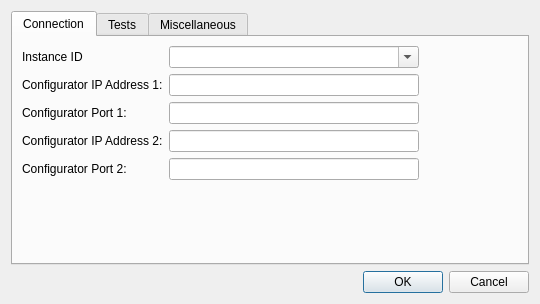
<?xml version="1.0" encoding="UTF-8"?>
<ui version="4.0">
 <class>TestSuiteDialogSettings</class>
 <widget class="QDialog" name="TestSuiteDialogSettings">
  <property name="geometry">
   <rect>
    <x>0</x>
    <y>0</y>
    <width>540</width>
    <height>304</height>
   </rect>
  </property>
  <property name="windowTitle">
   <string>Settings</string>
  </property>
  <layout class="QGridLayout" name="gridLayout">
   <item row="0" column="0" colspan="2">
    <widget class="QTabWidget" name="tabWidget">
     <property name="currentIndex">
      <number>0</number>
     </property>
     <widget class="QWidget" name="tab">
      <attribute name="title">
       <string>Connection</string>
      </attribute>
      <layout class="QGridLayout" name="gridLayout_2">
       <item row="0" column="0">
        <widget class="QLabel" name="label">
         <property name="text">
          <string>Instance ID</string>
         </property>
        </widget>
       </item>
       <item row="0" column="1">
        <widget class="QComboBox" name="m_instanceCombo">
         <property name="minimumSize">
          <size>
           <width>250</width>
           <height>0</height>
          </size>
         </property>
         <property name="editable">
          <bool>true</bool>
         </property>
         <property name="duplicatesEnabled">
          <bool>true</bool>
         </property>
        </widget>
       </item>
       <item row="0" column="2">
        <spacer name="horizontalSpacer_2">
         <property name="orientation">
          <enum>Qt::Horizontal</enum>
         </property>
         <property name="sizeHint" stdset="0">
          <size>
           <width>171</width>
           <height>20</height>
          </size>
         </property>
        </spacer>
       </item>
       <item row="1" column="0">
        <widget class="QLabel" name="label_2">
         <property name="text">
          <string>Configurator IP Address 1:</string>
         </property>
        </widget>
       </item>
       <item row="1" column="1">
        <widget class="QLineEdit" name="m_IP1"/>
       </item>
       <item row="2" column="0">
        <widget class="QLabel" name="label_3">
         <property name="text">
          <string>Configurator Port 1:</string>
         </property>
        </widget>
       </item>
       <item row="2" column="1">
        <widget class="QLineEdit" name="m_port1"/>
       </item>
       <item row="3" column="0">
        <widget class="QLabel" name="label_4">
         <property name="text">
          <string>Configurator IP Address 2:</string>
         </property>
        </widget>
       </item>
       <item row="3" column="1">
        <widget class="QLineEdit" name="m_IP2"/>
       </item>
       <item row="4" column="0">
        <widget class="QLabel" name="label_5">
         <property name="text">
          <string>Configurator Port 2:</string>
         </property>
        </widget>
       </item>
       <item row="4" column="1">
        <widget class="QLineEdit" name="m_port2"/>
       </item>
       <item row="5" column="1">
        <spacer name="verticalSpacer">
         <property name="orientation">
          <enum>Qt::Vertical</enum>
         </property>
         <property name="sizeHint" stdset="0">
          <size>
           <width>20</width>
           <height>65</height>
          </size>
         </property>
        </spacer>
       </item>
      </layout>
     </widget>
     <widget class="QWidget" name="tab_2">
      <attribute name="title">
       <string>Tests</string>
      </attribute>
      <widget class="QPushButton" name="loadSciptsPathBrowse">
       <property name="geometry">
        <rect>
         <x>280</x>
         <y>40</y>
         <width>75</width>
         <height>24</height>
        </rect>
       </property>
       <property name="text">
        <string>Browse...</string>
       </property>
      </widget>
      <widget class="QLineEdit" name="loadSciptsPath">
       <property name="geometry">
        <rect>
         <x>10</x>
         <y>40</y>
         <width>261</width>
         <height>22</height>
        </rect>
       </property>
      </widget>
      <widget class="QCheckBox" name="loadSciptsPathCheck">
       <property name="geometry">
        <rect>
         <x>10</x>
         <y>10</y>
         <width>241</width>
         <height>20</height>
        </rect>
       </property>
       <property name="text">
        <string>Load Test Scripts from directory:</string>
       </property>
      </widget>
     </widget>
     <widget class="QWidget" name="tab_3">
      <attribute name="title">
       <string>Miscellaneous</string>
      </attribute>
      <widget class="QComboBox" name="m_languageCombo">
       <property name="geometry">
        <rect>
         <x>20</x>
         <y>40</y>
         <width>200</width>
         <height>22</height>
        </rect>
       </property>
       <property name="minimumSize">
        <size>
         <width>200</width>
         <height>0</height>
        </size>
       </property>
      </widget>
      <widget class="QLabel" name="label_6">
       <property name="geometry">
        <rect>
         <x>20</x>
         <y>18</y>
         <width>97</width>
         <height>16</height>
        </rect>
       </property>
       <property name="text">
        <string>Language</string>
       </property>
      </widget>
     </widget>
    </widget>
   </item>
   <item row="1" column="0">
    <spacer name="horizontalSpacer">
     <property name="orientation">
      <enum>Qt::Horizontal</enum>
     </property>
     <property name="sizeHint" stdset="0">
      <size>
       <width>361</width>
       <height>20</height>
      </size>
     </property>
    </spacer>
   </item>
   <item row="1" column="1">
    <widget class="QDialogButtonBox" name="buttonBox">
     <property name="orientation">
      <enum>Qt::Horizontal</enum>
     </property>
     <property name="standardButtons">
      <set>QDialogButtonBox::Cancel|QDialogButtonBox::Ok</set>
     </property>
    </widget>
   </item>
  </layout>
 </widget>
 <resources/>
 <connections>
  <connection>
   <sender>buttonBox</sender>
   <signal>accepted()</signal>
   <receiver>TestSuiteDialogSettings</receiver>
   <slot>accept()</slot>
   <hints>
    <hint type="sourcelabel">
     <x>248</x>
     <y>254</y>
    </hint>
    <hint type="destinationlabel">
     <x>157</x>
     <y>274</y>
    </hint>
   </hints>
  </connection>
  <connection>
   <sender>buttonBox</sender>
   <signal>rejected()</signal>
   <receiver>TestSuiteDialogSettings</receiver>
   <slot>reject()</slot>
   <hints>
    <hint type="sourcelabel">
     <x>316</x>
     <y>260</y>
    </hint>
    <hint type="destinationlabel">
     <x>286</x>
     <y>274</y>
    </hint>
   </hints>
  </connection>
 </connections>
</ui>
